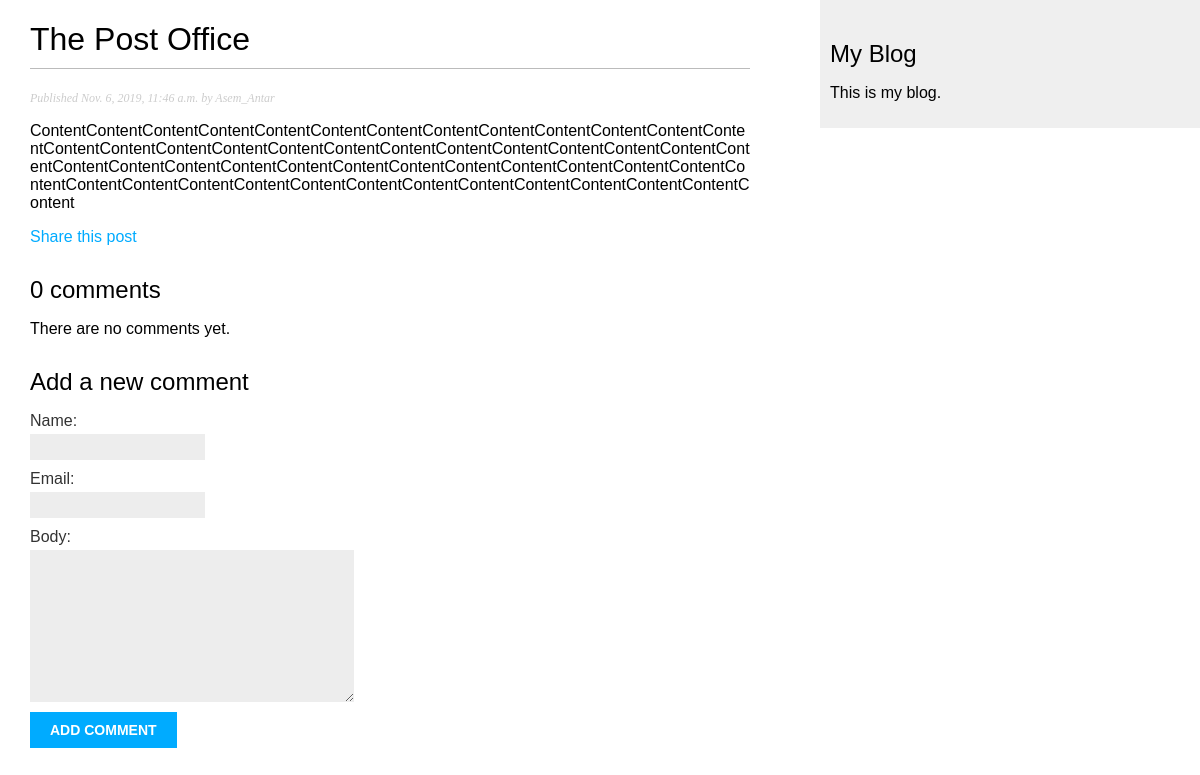
Before: /blog/2019/11/6/post-office/ with the older database file.
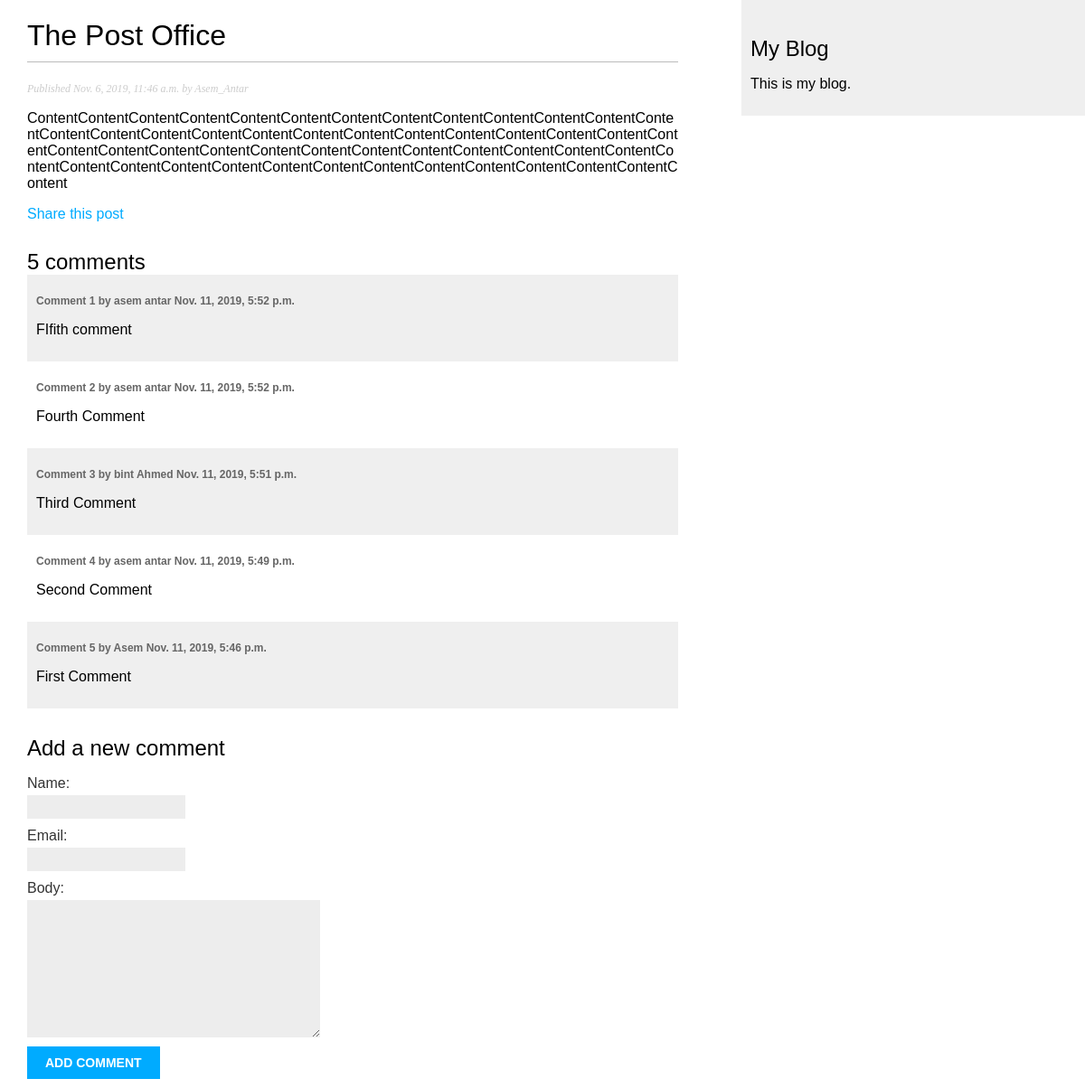
After: the same page with the newer database file.
### blog/models.py (models this page shows, shortened)
class Post(models.Model):
    STATUS_CHOICES = (
        ('draft', 'Draft'),
        ('published', 'Published'),
    )
    title = models.CharField(max_length=250)
    slug = models.SlugField(max_length=250, unique_for_date='publish')
    author = models.ForeignKey(
        User, on_delete=models.CASCADE, related_name='blog_posts')
    body = models.TextField()
    publish = models.DateTimeField(default=timezone.now)
    created = models.DateTimeField(auto_now_add=True)
    updated = models.DateTimeField(auto_now=True)
    status = models.CharField(
        max_length=10, choices=STATUS_CHOICES, default='draft')
    objects = models.Manager()
    published = PublishedManager()
    tags = TaggableManager()
    class Meta:
        ordering = ('-publish',)

class Comment(models.Model):
    post = models.ForeignKey(
        Post, on_delete=models.CASCADE, related_name='comments')
    name = models.CharField(max_length=80)
    email = models.EmailField()
    body = models.TextField()
    created = models.DateTimeField(auto_now_add=True)
    updated = models.DateTimeField(auto_now=True)
    active = models.BooleanField(default=True)
    class Meta:
        ordering = ('-created',)

### blog/views.py (the view)
def post_detail(request, year, month, day, post):
    post = get_object_or_404(
        Post,
        slug=post,
        status='published',
        publish__year=year,
        publish__month=month,
        publish__day=day
    )
    comments = post.comments.filter(active=True)
    new_comment = None
    if request.method == 'POST':
        comment_form = CommentForm(data=request.POST)
        if comment_form.is_valid():
            new_comment = comment_form.save(commit=False)
            new_comment.post = post
            new_comment.save()
    else:
        comment_form = CommentForm()
    return render(
        request,
        'blog/post/detail.html',
        {'post': post, 'comments': comments,
            'new_comment': new_comment, 'comment_form': comment_form}
    )

### blog/forms.py
class CommentForm(forms.ModelForm):
    class Meta:
        model = Comment
        fields = ('name', 'email', 'body')

### blog/templates/blog/post/detail.html (shortened to what this page needs)
{% extends 'blog/base.html' %}
{% block content %}
    <h1>{{ post.title }}</h1>
    <p class="date">
        Published {{ post.publish }} by {{ post.author }}
    </p>
    {{ post.body|linebreaks }}
    <p>
        <a href="{% url "blog:post_share" post.id %}">
            Share this post
        </a>
    </p>
    {% with comments.count as total_comments %}
        <h2>
            {{ total_comments }} comment{{ total_comments|pluralize }}
        </h2>
    {% endwith %}
    {% for comment in comments %}
        <div class="comment">
            <p class="info">
                Comment {{ forloop.counter }} by {{ comment.name }}
                {{ comment.created }}
            </p>
            {{ comment.body|linebreaks }}
        </div>
        {% empty %}
            <p>There are no comments yet.</p>
    {% endfor %}
    {% if new_comment %}
        <h2>Your comment has been added</h2>
        <h2>Add a new comment</h2>
        <form action="." method="post" autocomplete='off'>
            {{ comment_form.as_p }}
            {% csrf_token %}
            <p><input type="submit" value="Add Comment"></p>
        </form>
    {% else %}
        <h2>Add a new comment</h2>
        <form action="." method="post">
            {{ comment_form.as_p }}
            <p><input type="submit" value="Add Comment" autocomplete='false'></p>
        </form>
    {% endif %}
{% endblock content %}

### blog/templates/blog/base.html (shortened to what this page needs)
{% load static %}
<!DOCTYPE html>
<html lang="en">
<head>
    <link rel="stylesheet" href="{% static "blog.css" %}">
</head>
<body>
    <div id="content">
        {% block content %}{% endblock %}
    </div>
    <div id="sidebar">
        <h2>My Blog</h2>
        <p>This is my blog.</p>
    </div>
</body>
</html>

### blog/static/blog.css (style rules this page uses)
body { margin: 0; padding: 0; font-family: helvetica, sans-serif; }
a { color: #00abff; text-decoration: none; }
h1 { font-weight: normal; border-bottom: 1px solid #bbb; padding: 0 0 10px 0; }
h2 { font-weight: normal; margin: 30px 0 0; }
#content { float: left; width: 60%; padding: 0 0 0 30px; overflow-wrap: break-word; }
#sidebar { float: right; width: 30%; padding: 10px; background: #efefef; height: 100%; }
p.date { color: #ccc; font-family: georgia, serif; font-size: 12px; font-style: italic; }
label { float: left; clear: both; color: #333; margin-bottom: 4px; }
input, textarea { clear: both; float: left; margin: 0 0 10px; background: #ededed; border: 0; padding: 6px 10px; font-size: 12px; }
input[type=submit] { font-weight: bold; background: #00abff; color: #fff; padding: 10px 20px; font-size: 14px; text-transform: uppercase; }
.comment { padding: 10px; }
.comment:nth-child(even) { background: #efefef; }
.comment .info { font-weight: bold; font-size: 12px; color: #666; }

Changed rows visible on the page:
added Comment: name "asem antar", created "Nov. 11, 2019, 5:52 p.m.", body "FIfith comment"
added Comment: name "asem antar", created "Nov. 11, 2019, 5:52 p.m.", body "Fourth Comment"
added Comment: name "bint Ahmed", created "Nov. 11, 2019, 5:51 p.m.", body "Third Comment"
added Comment: name "asem antar", created "Nov. 11, 2019, 5:49 p.m.", body "Second Comment"
added Comment: name "Asem", created "Nov. 11, 2019, 5:46 p.m.", body "First Comment"
Other visible differences:
{{ total_comments }}: "0" → "5"
text no longer shown: "There are no comments yet."
